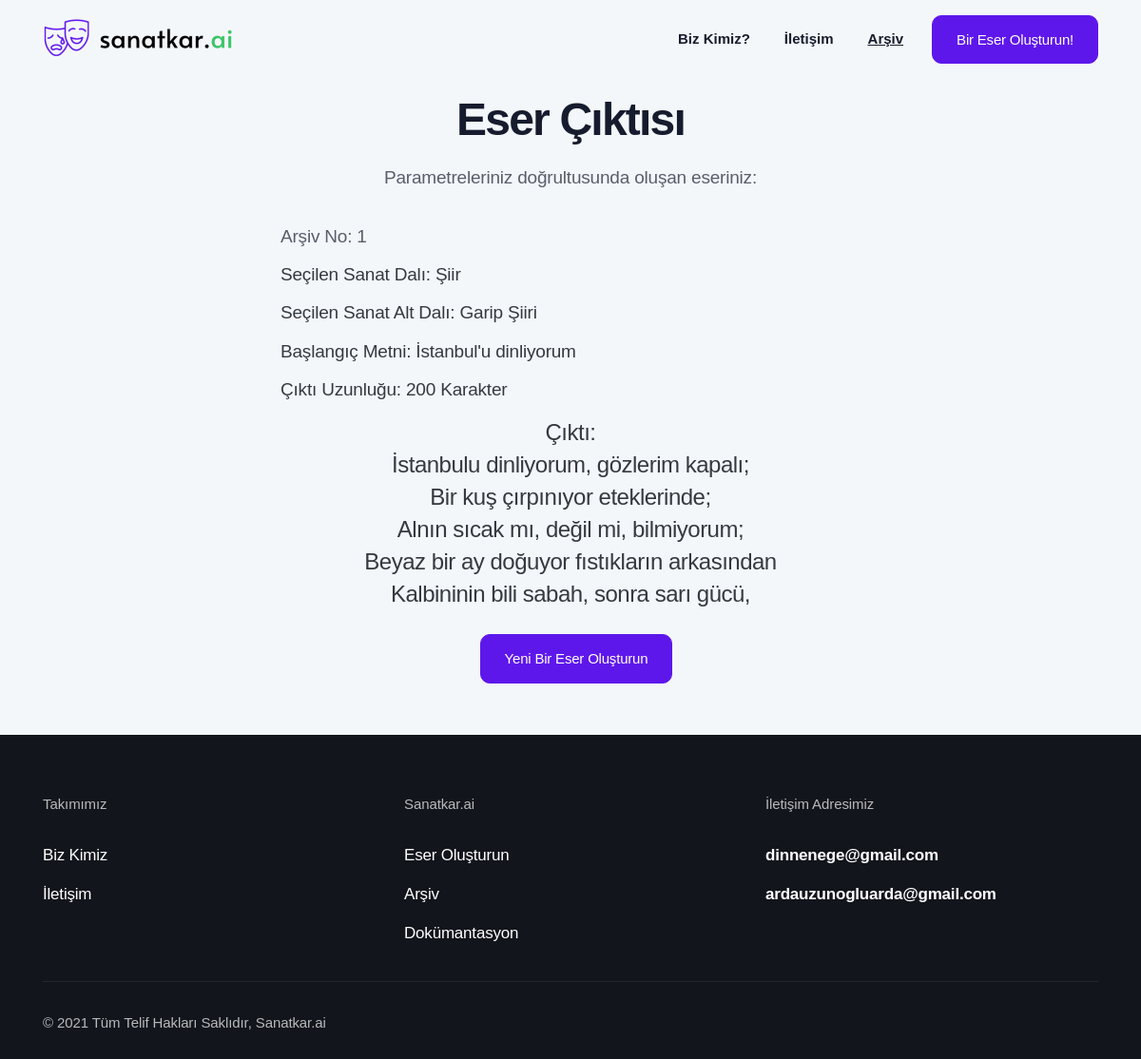
Before: /archive/1 with the older database file.
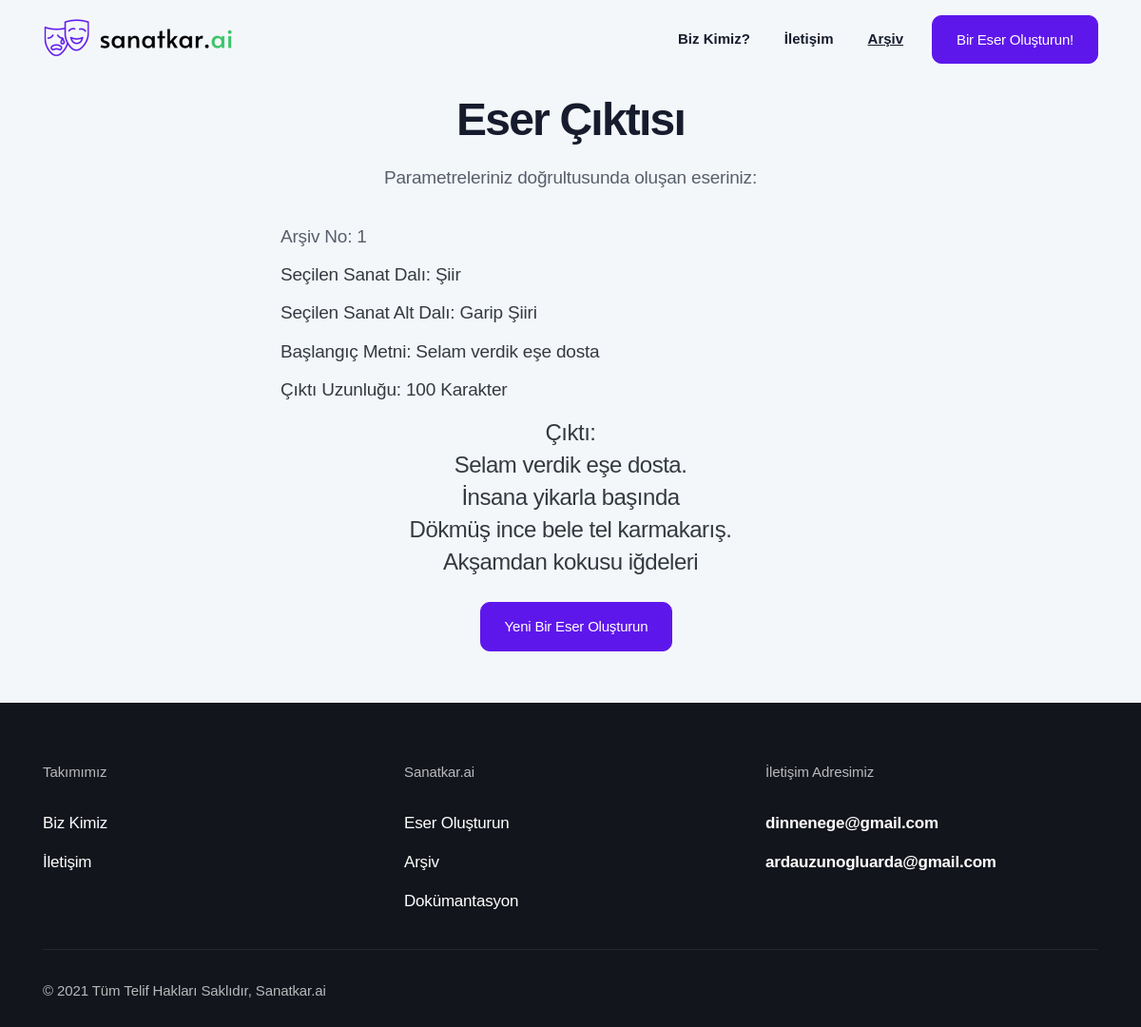
After: the same page with the newer database file.
### app.py (models this page shows)
class Archive(db.Model):
    id = db.Column(db.Integer, primary_key=True)
    generated_text = db.Column(db.String(600))
    art_branch = db.Column(db.String(10))
    genre = db.Column(db.String(30))
    seed_input = db.Column(db.String(35))
    length_input = db.Column(db.String(3))

### app.py (the view)
@app.route("/archive/<int:id>")
def particular_archive_element(id):
    archived_generation = Archive.query.filter_by(id = id).first()
    id = archived_generation.id
    generated_text = archived_generation.generated_text
    art_branch = archived_generation.art_branch
    genre = archived_generation.genre
    seed_input = archived_generation.seed_input
    length_input = archived_generation.length_input
    output = str(generated_text).replace("_", "").replace(")", "").replace("(", "").replace("'", "").replace('"',"").split("\\n")
    output = list(filter(None, output))[:-1]
    return render_template("generator_output.html", id = id, output=output, art_branch=art_branch, genre=genre, seed_input=seed_input, length_input=length_input)

### templates/generator_output.html (shortened to what the changed rows need)
<!DOCTYPE html>
<html lang="en">
<head>
  <link rel="stylesheet" href="{{ url_for('static', filename='css/bootstrap.css') }}">
  <link rel="stylesheet" href="{{ url_for('static', filename='fonts/icon-font/css/style.css') }}">
  <link rel="stylesheet" href="{{ url_for('static', filename='fonts/typography-font/typo.css') }}">
  <link rel="stylesheet" href="{{ url_for('static', filename='fonts/fontawesome-5/css/all.css') }}">
  <link rel="stylesheet" href="{{ url_for('static', filename='plugins/aos/aos.min.css') }}">
  <link rel="stylesheet" href="{{ url_for('static', filename='plugins/fancybox/jquery.fancybox.min.css') }}">
  <link rel="stylesheet" href="{{ url_for('static', filename='plugins/nice-select/nice-select.min.css') }}">
  <link rel="stylesheet" href="{{ url_for('static', filename='plugins/slick/slick.min.css') }}">
  <link rel="stylesheet" href="{{ url_for('static', filename='plugins/date-picker/css/gijgo.min.css') }}" type="text/css" />
  <link rel="stylesheet" href="{{ url_for('static', filename='plugins/theme-mode-switcher/switcher-panel.css') }}">
  <link rel="stylesheet" href="{{ url_for('static', filename='css/main.css') }}">
  <link rel="stylesheet" href="{{ url_for('static', filename='css/theme-mode-custom.css') }}">
  <link rel="stylesheet" href="https://cdnjs.cloudflare.com/ajax/libs/font-awesome/5.15.4/css/all.min.css">
</head>
<body data-theme="light">
  <div class="site-wrapper overflow-hidden">
    <div class="inner-banner pt-20 pb-md-13 bg-default-2">
      <div class="container">
        <div class="row  justify-content-center pt-5">
          <div class="col-xl-8 col-lg-9 text-center">
            <div class="px-md-15 text-center">
              <h2 class="title gr-text-3 mb-6">Eser Çıktısı</h2>
              <ul class="w-100 list-unstyled text-left">
                <li class="gr-text-8 text-dark mb-3">Seçilen Sanat Dalı: <span id="chosenart">{{art_branch}}</span></li>
                <li class="gr-text-8 text-dark mb-3">Seçilen Sanat Alt Dalı: <span id="chosensubart">{{genre}}</span></li>
                <li class="gr-text-8 text-dark mb-3">Başlangıç Metni: <span id="startingsentence">{{seed_input}}</span></li>
                <li class="gr-text-8 text-dark mb-5">Çıktı Uzunluğu: <span id="outputlength">{{length_input}}</span> Karakter</li>
                <li class="gr-text-6 text-dark mb-8 text-center">Çıktı:</br><span id="output">
                {% for element in output %}
                  {{element}}
                  <br>
                {% endfor %}
                </span></li>
              </ul>
            </div>
          </div>
        </div>
      </div>
    </div>
  </div>
</body>
</html>

Changed rows visible on the page:
changed Archive "Şiir": seed_input "İstanbul'u dinliyorum" → "Selam verdik eşe dosta"; length_input "200" → "100"
Other visible differences:
new list line: "Selam verdik eşe dosta."
new list line: "İnsana yikarla başında"
new list line: "Dökmüş ince bele tel karmakarış."
new list line: "Akşamdan kokusu iğdeleri"
list line gone: "İstanbulu dinliyorum, gözlerim kapalı;"
list line gone: "Bir kuş çırpınıyor eteklerinde;"
list line gone: "Alnın sıcak mı, değil mi, bilmiyorum;"
list line gone: "Beyaz bir ay doğuyor fıstıkların arkasından"
list line gone: "Kalbininin bili sabah, sonra sarı gücü,"
